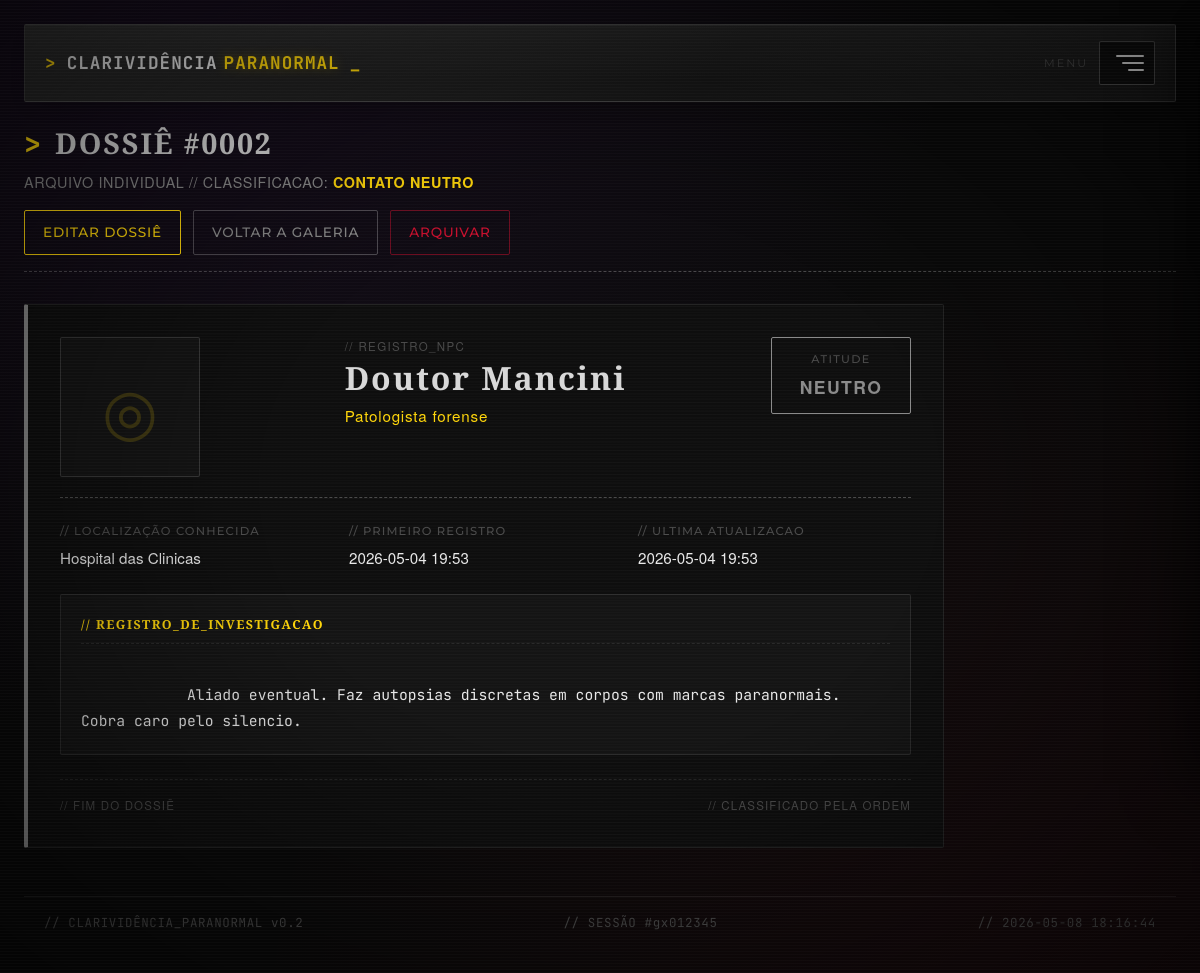
The page /npcs/visualizar.php?id=2 on the database its author committed.
### tables this page shows
CREATE TABLE npcs (
    id            INT UNSIGNED AUTO_INCREMENT PRIMARY KEY,
    campanha_id   INT UNSIGNED NULL,
    nome          VARCHAR(120) NOT NULL,
    ocupacao      VARCHAR(120) NOT NULL,
    localizacao   VARCHAR(120) NOT NULL DEFAULT 'Desconhecida',
    atitude       ENUM('Amigavel','Neutro','Hostil') NOT NULL DEFAULT 'Neutro',
    foto_arquivo  VARCHAR(160) NULL,
    historia      TEXT         NOT NULL,
    criado_em     TIMESTAMP    NOT NULL DEFAULT CURRENT_TIMESTAMP,
    atualizado_em TIMESTAMP    NOT NULL DEFAULT CURRENT_TIMESTAMP
                                ON UPDATE CURRENT_TIMESTAMP,
    INDEX idx_npcs_nome        (nome),
    INDEX idx_npcs_atitude     (atitude),
    INDEX idx_npcs_localizacao (localizacao),
    INDEX idx_npcs_campanha    (campanha_id),
    CONSTRAINT fk_npc_campanha FOREIGN KEY (campanha_id)
        REFERENCES campanhas(id) ON DELETE SET NULL
);

### config.php (called while the page is built, shortened)
<?php
function getConexao(): PDO
{
    static $pdo = null;
    $dsn = sprintf(
        'mysql:host=%s;port=%d;dbname=%s;charset=%s',
        DB_HOST,
        DB_PORT,
        DB_NAME,
        DB_CHARSET
    );
    $opcoes = [
        PDO::ATTR_ERRMODE            => PDO::ERRMODE_EXCEPTION,
        PDO::ATTR_DEFAULT_FETCH_MODE => PDO::FETCH_ASSOC,
        PDO::ATTR_EMULATE_PREPARES   => false,
        PDO::MYSQL_ATTR_INIT_COMMAND => "SET NAMES utf8mb4 COLLATE utf8mb4_unicode_ci",
    ];
    try {
        $pdo = new PDO($dsn, DB_USER, DB_PASS, $opcoes);
    } catch (PDOException $e) {
        throw new RuntimeException(
            '[FALHA NO RITUAL DE CONEXÃO] ' . $e->getMessage(),
            (int) $e->getCode(),
            $e
        );
    }
    return $pdo;
}
function escapar(?string $valor): string
{
    return htmlspecialchars($valor ?? '', ENT_QUOTES | ENT_SUBSTITUTE, 'UTF-8');
}
function obterBaseUrl(): string
{
    static $base = null;
    if ($base !== null) {
        return $base;
    }
    $docRoot       = realpath((string) ($_SERVER['DOCUMENT_ROOT'] ?? ''));
    $caminhoConfig = realpath(__DIR__);
    $docRoot       = str_replace('\\', '/', $docRoot);
    $caminhoConfig = str_replace('\\', '/', $caminhoConfig);
    if (str_starts_with($caminhoConfig, $docRoot)) {
        $sub  = substr($caminhoConfig, strlen($docRoot));
        $base = rtrim($sub, '/');
    } else {
        $base = '';
    }
    return $base;
}
function url(string $caminho = '/'): string
{
    return obterBaseUrl() . $caminho;
}

### src/NpcRepositorio.php (called while the page is built, shortened)
<?php
require_once __DIR__ . '/../config.php';
final class NpcRepositorio
{
    private PDO $pdo;
    public function __construct(?PDO $pdo = null)
    {
        $this->pdo = $pdo ?? getConexao();
    }
    public function buscarPorId(int $id): ?array
    {
        $stmt = $this->pdo->prepare(
            'SELECT id, campanha_id, nome, ocupacao, localizacao, atitude, foto_arquivo,
                    historia, criado_em, atualizado_em
             FROM npcs
             WHERE id = :id
             LIMIT 1'
        );
        $stmt->bindValue(':id', $id, PDO::PARAM_INT);
        $stmt->execute();
        $linha = $stmt->fetch();
        return $linha === false ? null : $linha;
    }
}

### src/UploadHelper.php (called while the page is built, shortened)
<?php
require_once __DIR__ . '/../config.php';
final class UploadHelper
{
    public static function urlImagem(string $subpasta, ?string $nomeArquivo): ?string
    {
        if (!is_string($nomeArquivo) || $nomeArquivo === '') {
            return null;
        }
        return url('/uploads/' . $subpasta . '/' . $nomeArquivo);
    }
}

### npcs/visualizar.php (the view, shortened to what this page needs)
<?php
require_once __DIR__ . '/../config.php';
require_once __DIR__ . '/../src/NpcRepositorio.php';
require_once __DIR__ . '/../src/UploadHelper.php';
$id = isset($_GET['id']) ? (int) $_GET['id'] : 0;
try {
    $repo = new NpcRepositorio();
    $npc  = $repo->buscarPorId($id);
} catch (Throwable $e) {
    definirFlash('erro', 'Falha ao consultar o dossie: ' . $e->getMessage());
    header('Location: ' . url('/npcs/listar.php'));
    exit;
}
$atitudeSlug  = strtolower((string) $npc['atitude']);
$atitudeRotulo = match ($atitudeSlug) {
    'amigavel' => 'CONTATO ALIADO',
    'hostil'   => 'AMEAÇA HOSTIL',
    default    => 'CONTATO NEUTRO',
};
$fotoUrl     = UploadHelper::urlImagem('npcs', $npc['foto_arquivo'] ?? null);
require __DIR__ . '/../views/cabecalho.php';
?>
<section class="cabecalho-pagina">
    <h1 class="cabecalho-pagina__titulo">
        <span class="cabecalho-pagina__prompt">&gt;</span>
        DOSSIÊ #<?= str_pad((string) $npc['id'], 4, '0', STR_PAD_LEFT) ?>
    </h1>
    <p class="cabecalho-pagina__subtitulo">
        ARQUIVO INDIVIDUAL // CLASSIFICACAO:
        <strong><?= escapar($atitudeRotulo) ?></strong>
    </p>
    <div class="cabecalho-pagina__acoes">
        <a href="<?= escapar(url('/npcs/formulario.php?id=' . (int) $npc['id'])) ?>"
           class="botao botao--primario">EDITAR DOSSIÊ</a>
        <a href="<?= escapar(url('/npcs/listar.php')) ?>" class="botao botao--secundario">VOLTAR A GALERIA</a>
        <form action="<?= escapar(url('/npcs/excluir.php')) ?>" method="POST"
              data-confirmar="Confirma o arquivamento permanente de <?= escapar($npc['nome']) ?>?"
              class="formulario-inline">
            <button type="submit" class="botao botao--perigo">ARQUIVAR</button>
        </form>
    </div>
</section>
<article class="dossie dossie--<?= escapar($atitudeSlug) ?>">
    <header class="dossie__cabecalho">
        <?php if ($fotoUrl): ?>
            <img src="<?= escapar($fotoUrl) ?>" alt="" class="dossie__foto">
        <?php else: ?>
            <div class="dossie__foto dossie__foto--vazia" aria-hidden="true">&#9678;</div>
        <?php endif; ?>
        <div class="dossie__identificacao">
            <span class="dossie__codigo">// REGISTRO_NPC</span>
            <h2 class="dossie__nome"><?= escapar($npc['nome']) ?></h2>
            <span class="dossie__ocupacao"><?= escapar($npc['ocupacao']) ?></span>
        </div>
        <div class="dossie__selo dossie__selo--<?= escapar($atitudeSlug) ?>">
            <span class="dossie__selo-rotulo">ATITUDE</span>
            <span class="dossie__selo-valor"><?= escapar(strtoupper((string) $npc['atitude'])) ?></span>
        </div>
    </header>
    <dl class="dossie__metadados">
        <div class="dossie__campo">
            <dt>// LOCALIZAÇÃO CONHECIDA</dt>
            <dd><?= escapar((string) $npc['localizacao']) ?></dd>
        </div>
        <div class="dossie__campo">
            <dt>// PRIMEIRO REGISTRO</dt>
            <dd><?= escapar(substr((string) $npc['criado_em'], 0, 16)) ?></dd>
        </div>
        <div class="dossie__campo">
            <dt>// ULTIMA ATUALIZACAO</dt>
            <dd><?= escapar(substr((string) $npc['atualizado_em'], 0, 16)) ?></dd>
        </div>
    </dl>
    <section class="dossie__historia">
        <h3 class="dossie__historia-titulo">// REGISTRO_DE_INVESTIGACAO</h3>
        <div class="dossie__historia-corpo">
            <?= nl2br(escapar((string) $npc['historia'])) ?>
        </div>
    </section>
    <footer class="dossie__rodape">
        <span>// FIM DO DOSSIÊ</span>
        <span>// CLASSIFICADO PELA ORDEM</span>
    </footer>
</article>
<?php require __DIR__ . '/../views/rodape.php'; ?>

### rows shown on the page
npcs: id "0002", atitude "CONTATO NEUTRO", nome "Doutor Mancini", ocupacao "Patologista forense", atitude "NEUTRO", localizacao "Hospital das Clinicas", criado_em "2026-05-04 19:53", atualizado_em "2026-05-04 19:53", historia "Aliado eventual. Faz autopsias discretas em corpos com marcas paranormais. Cobra caro pelo silencio."

### other values the page prints
escapar(substr(session_id() ?: '00000000', 0, 8)) "gx012345"
